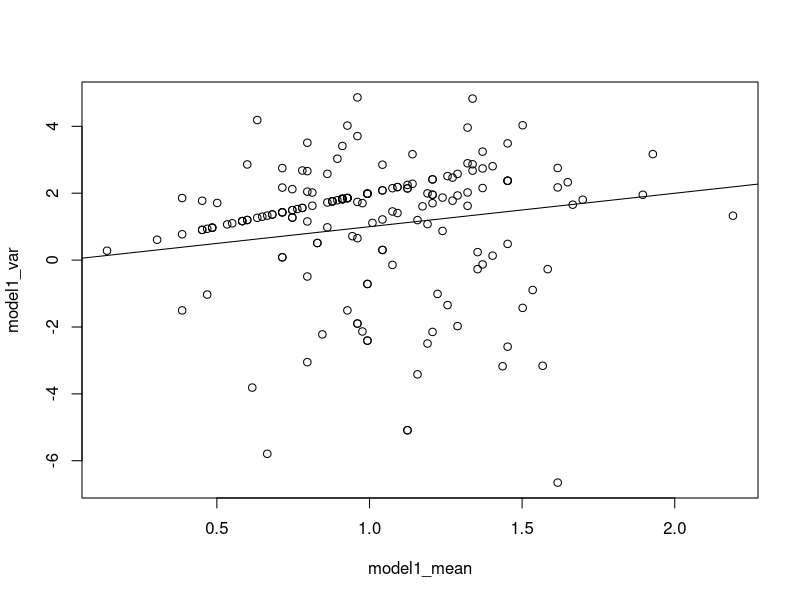
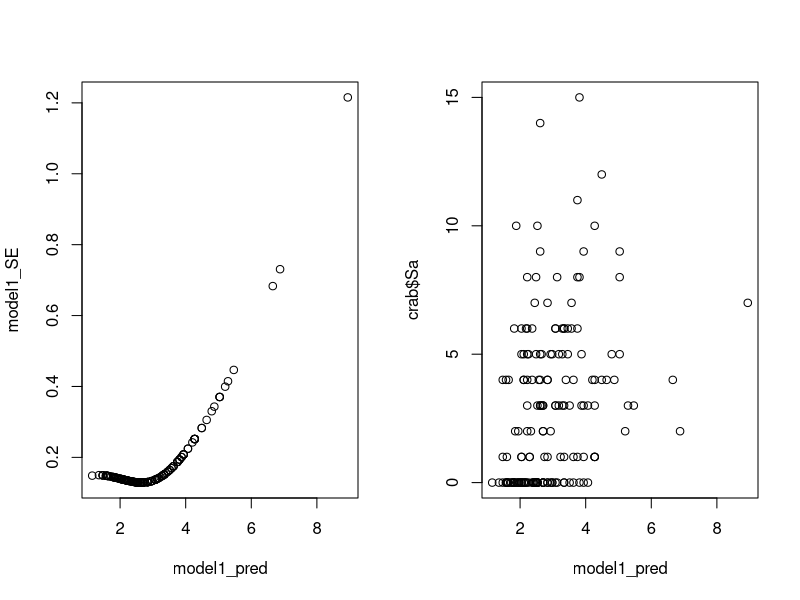

Reproduce these figures in R, in order. (Note: this script raises an error after producing the figures.)
## ---- chunk 1
install.packages("pscl")
library(pscl)
install.packages("caret")
library(caret)
install.packages("ROCR")
library(ROCR)
## ---- chunk 2
#read file
crab <- read.table("crab.txt")
colnames(crab) <- c("Obs","C","S","W","Wt","Sa")
head(crab)

#remove the column labeled "Obs"
crab <- crab[,-1]
head(crab)
names(crab)

## ---- chunk 3
#Poisson Regression of Sa on W
model1 <- glm(Sa ~ W, family = poisson, data = crab)
summary(model1)

## ---- chunk 4
(exp_coeff <- exp(0.16405))
## ---- chunk 5
#extract the residuals deviance and df
d <- model1$deviance
df <- model1$df.residual

#calculate chisq
1 - pchisq(d, df)

## ---- chunk 6
pR2(model1)  # look for 'McFadden'
## ---- chunk 7
model1_mean <- log(fitted(model1))
model1_var <- log((crab$Sa-fitted(model1))^2)

plot(model1_mean, model1_var)
abline(0,1)
## ---- chunk 8
#calculate and plot prediction and SE for model 
model1_pred <- predict(model1, type = "response")
model1_SE <- predict(model1, type = "response", se.fit = TRUE)$se.fit

par(mfrow = c(1, 2))
plot(model1_pred, model1_SE)
plot(model1_pred, crab$Sa)
## ---- chunk 9
model2 <- glm.nb(Sa ~ W, data = crab)
summary(model2)
## ---- chunk 10
#use summary extractions
1 - pchisq(summary(model2)$deviance, summary(model2)$df.residual)
## ---- chunk 11
#calculate and plot prediction and SE for model 
model2_pred <- predict(model2, type = "response")
model2_SE <- predict(model2, type = "response", se.fit = TRUE)$se.fit

par(mfrow = c(1, 2))
plot(model2_pred, model1_SE)
plot(model2_pred, crab$Sa)
## ---- chunk 12
#now we can compare the SEs for both models 
plot(model2_SE, model1_SE)
